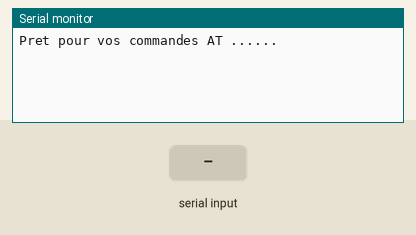
Recording of a sketch running on a simulated Arduino Uno, built with avr-gcc and run on an emulated ATmega328P. On the bench: the last lines printed to the serial monitor. The inputs (shaded band) are chosen by the test bench.

Above: at 1.2 s.
1.3 s: "1" received over the second serial link
At 2.3 s:
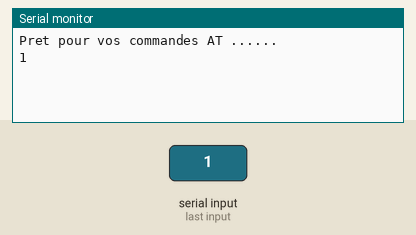
2.8 s: "0" received over the second serial link
At 3.5 s:
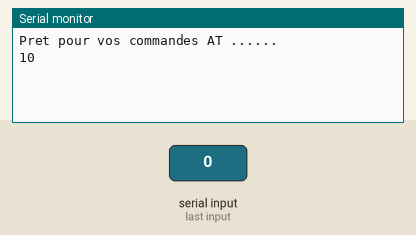

The sketch:

pm_BT_HC06_53_test_AT_11112020.ino
```cpp
/*
  Skecth      : pm_BT_HC06_53_test_AT_11112020.ino
  Description : Test module Bluetooth HC06 avec des commandes AT
                NB : Pour le bon fonctionnement, le HC06 ne doit pas etre appairé a un téléphone, etc.
  Auteur      : PHMARDUINO
  Création    : 11/11/2020
  Mise a jour : ...
  Cablage HC06 <---> Arduino UNO
   * VCC <–> +3.3V
   * GND <–> GND
   * TXD <–> Pin 10 (RX)
   * RXD <–> Pin 11 (TX) via pont diviseur 5V vers 3.3V
*/
//***********************************************/*
#include <SoftwareSerial.h>  //Librairie Software Serial Port
#define RX 10                //Pin 10 pour RX
#define TX 11                //Pin 11 pour TX

// Creation objet serie pour le hc06
SoftwareSerial PhmHC06Serie(RX,TX);

void setup()
{
  Serial.begin(9600);
  Serial.println("Pret pour vos commandes AT ......");
  PhmHC06Serie.begin(9600);  //Valeur par défaut pour le HC06
}
void loop()
{
  //Lecture caracteres sur le PhmHC06Serie et affichage sur Terminal Serie
  //et vice versa
  if (PhmHC06Serie.available()) {
    // Ce qui est recu depuis le HC06 est envoyé a la console
    Serial.write(PhmHC06Serie.read());
  }
  // Serial.write(blueToothSerial.read());
  if (Serial.available()) {
    // Ce qui est recu depuis la console est envoyé au HC06
    PhmHC06Serie.write(Serial.read());
  }
}
```

Measured:
- after the input at 1.3 s, the serial monitor: prints a new line at once (image 1)
- after the input at 2.8 s, the serial monitor: prints a new line at once (image 2)
